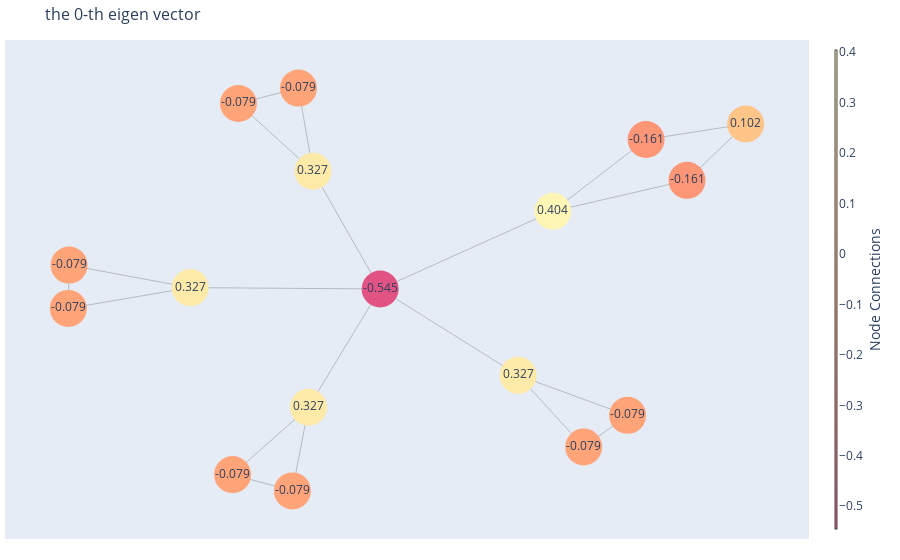
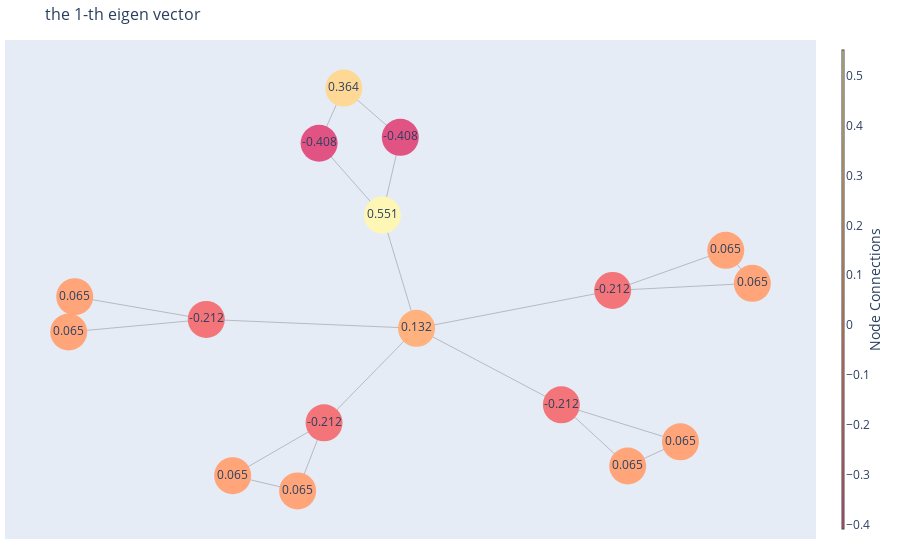
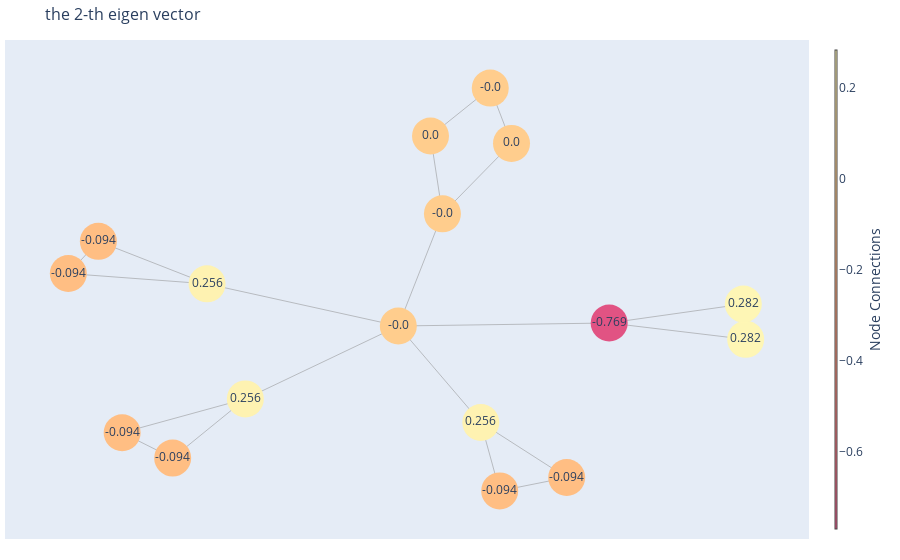
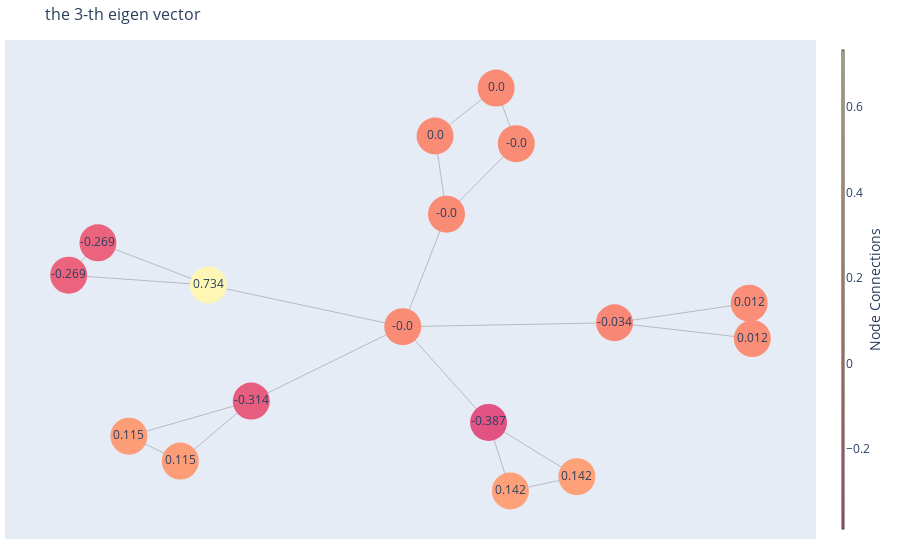

Write notebook code for charts like these, in order.
### Code cell
for i in range(center + 1):
     eiventor = U[:, i].tolist()
     label_values = [gg for gg in eiventor]

     draw_color(label_values, G, n_node = center, title= f'the {i}-th eigen vector')

### Figure 1 — Plotly figure (JSON) as saved in the notebook; plotly's stock layout.template omitted (floating-point values rounded to 4 significant figures)
{"data": [{"hoverinfo": "none", "line": {"color": "#888", "width": 0.5}, "mode": "lines", "type": "scatter", "x": [-0.2545, -0.4723, null, -0.2545, -0.3007, null, -0.2545, -0.04887, null, -0.4723, -0.3007, null, 0.3472, 0.6612, null, 0.3472, 0.5351, null, 0.3472, -0.04887, null, 0.6612, 0.5351, null, -0.5938, -0.9415, null, -0.5938, -0.9437, null, -0.5938, -0.04887, null, -0.9415, -0.9437, null, -0.2416, -0.4555, null, -0.2416, -0.2833, null, -0.2416, -0.04887, null, -0.4555, -0.2833, null, 0.4464, 0.7142, null, 0.4464, 0.8317, null, 0.4464, -0.04887, null, 0.7142, 1, null, 1, 0.8317, null], "y": [-0.5396, -0.8276, null, -0.5396, -0.8974, null, -0.5396, -0.03376, null, -0.8276, -0.8974, null, -0.4029, -0.5742, null, -0.4029, -0.7094, null, -0.4029, -0.03376, null, -0.5742, -0.7094, null, -0.02796, 0.06825, null, -0.02796, -0.1167, null, -0.02796, -0.03376, null, 0.06825, -0.1167, null, 0.4697, 0.7595, null, 0.4697, 0.8254, null, 0.4697, -0.03376, null, 0.7595, 0.8254, null, 0.2985, 0.6055, null, 0.2985, 0.4308, null, 0.2985, -0.03376, null, 0.6055, 0.6719, null, 0.6719, 0.4308, null]}, {"hoverinfo": "text", "marker": {"color": [0.327, -0.079, -0.079, 0.327, -0.079, -0.079, 0.327, -0.079, -0.079, 0.327, -0.079, -0.079, 0.404, -0.161, 0.102, -0.161, -0.545], "colorbar": {"thickness": 1, "title": {"side": "right", "text": "Node Connections"}, "xanchor": "left"}, "colorscale": [[0, "rgb(254, 246, 181)"], [0.1667, "rgb(255, 221, 154)"], [0.3333, "rgb(255, 194, 133)"], [0.5, "rgb(255, 166, 121)"], [0.6667, "rgb(250, 138, 118)"], [0.8333, "rgb(241, 109, 122)"], [1, "rgb(225, 83, 131)"]], "line": {"width": 0}, "reversescale": true, "showscale": true, "size": 37}, "mode": "markers+text", "text": ["0.327", "-0.079", "-0.079", "0.327", "-0.079", "-0.079", "0.327", "-0.079", "-0.079", "0.327", "-0.079", "-0.079", "0.404", "-0.161", "0.102", "-0.161", "-0.545"], "type": "scatter", "x": [-0.2545, -0.4723, -0.3007, 0.3472, 0.6612, 0.5351, -0.5938, -0.9415, -0.9437, -0.2416, -0.4555, -0.2833, 0.4464, 0.7142, 1, 0.8317, -0.04887], "y": [-0.5396, -0.8276, -0.8974, -0.4029, -0.5742, -0.7094, -0.02796, 0.06825, -0.1167, 0.4697, 0.7595, 0.8254, 0.2985, 0.6055, 0.6719, 0.4308, -0.03376]}], "layout": {"annotations": [{"showarrow": false, "text": "", "xref": "paper", "yref": "paper"}], "hovermode": "closest", "margin": {"b": 21, "l": 5, "r": 5, "t": 40}, "showlegend": false, "title": {"font": {"size": 16}, "text": "the 0-th eigen vector"}, "xaxis": {"mirror": true, "showgrid": false, "showticklabels": false, "zeroline": false}, "yaxis": {"mirror": true, "showgrid": false, "showticklabels": false, "zeroline": false}}}

### Figure 2 — Plotly figure (JSON) as saved in the notebook; plotly's stock layout.template omitted (floating-point values rounded to 4 significant figures)
{"data": [{"hoverinfo": "none", "line": {"color": "#888", "width": 0.5}, "mode": "lines", "type": "scatter", "x": [-0.1919, -0.3886, null, -0.1919, -0.2488, null, -0.1919, 0.006946, null, -0.3886, -0.2488, null, 0.3184, 0.4611, null, 0.3184, 0.5744, null, 0.3184, 0.006946, null, 0.4611, 0.5744, null, -0.4453, -0.7412, null, -0.4453, -0.7282, null, -0.4453, 0.006946, null, -0.7412, -0.7282, null, 0.4287, 0.672, null, 0.4287, 0.7291, null, 0.4287, 0.006946, null, 0.672, 0.7291, null, -0.06652, -0.2026, null, -0.06652, -0.028, null, -0.06652, 0.006946, null, -0.2026, -0.1495, null, -0.1495, -0.028, null], "y": [-0.4634, -0.6942, null, -0.4634, -0.761, null, -0.4634, -0.05008, null, -0.6942, -0.761, null, -0.3846, -0.6519, null, -0.3846, -0.5464, null, -0.3846, -0.05008, null, -0.6519, -0.5464, null, -0.01107, -0.06631, null, -0.01107, 0.08822, null, -0.01107, -0.05008, null, -0.06631, 0.08822, null, 0.1153, 0.2908, null, 0.1153, 0.1465, null, 0.1153, -0.05008, null, 0.2908, 0.1465, null, 0.4446, 0.7588, null, 0.4446, 0.7846, null, 0.4446, -0.05008, null, 0.7588, 1, null, 1, 0.7846, null]}, {"hoverinfo": "text", "marker": {"color": [-0.212, 0.065, 0.065, -0.212, 0.065, 0.065, -0.212, 0.065, 0.065, -0.212, 0.065, 0.065, 0.551, -0.408, 0.364, -0.408, 0.132], "colorbar": {"thickness": 1, "title": {"side": "right", "text": "Node Connections"}, "xanchor": "left"}, "colorscale": [[0, "rgb(254, 246, 181)"], [0.1667, "rgb(255, 221, 154)"], [0.3333, "rgb(255, 194, 133)"], [0.5, "rgb(255, 166, 121)"], [0.6667, "rgb(250, 138, 118)"], [0.8333, "rgb(241, 109, 122)"], [1, "rgb(225, 83, 131)"]], "line": {"width": 0}, "reversescale": true, "showscale": true, "size": 37}, "mode": "markers+text", "text": ["-0.212", "0.065", "0.065", "-0.212", "0.065", "0.065", "-0.212", "0.065", "0.065", "-0.212", "0.065", "0.065", "0.551", "-0.408", "0.364", "-0.408", "0.132"], "type": "scatter", "x": [-0.1919, -0.3886, -0.2488, 0.3184, 0.4611, 0.5744, -0.4453, -0.7412, -0.7282, 0.4287, 0.672, 0.7291, -0.06652, -0.2026, -0.1495, -0.028, 0.006946], "y": [-0.4634, -0.6942, -0.761, -0.3846, -0.6519, -0.5464, -0.01107, -0.06631, 0.08822, 0.1153, 0.2908, 0.1465, 0.4446, 0.7588, 1, 0.7846, -0.05008]}], "layout": {"annotations": [{"showarrow": false, "text": "", "xref": "paper", "yref": "paper"}], "hovermode": "closest", "margin": {"b": 21, "l": 5, "r": 5, "t": 40}, "showlegend": false, "title": {"font": {"size": 16}, "text": "the 1-th eigen vector"}, "xaxis": {"mirror": true, "showgrid": false, "showticklabels": false, "zeroline": false}, "yaxis": {"mirror": true, "showgrid": false, "showticklabels": false, "zeroline": false}}}

### Figure 3 — Plotly figure (JSON) as saved in the notebook; plotly's stock layout.template omitted (floating-point values rounded to 4 significant figures)
{"data": [{"hoverinfo": "none", "line": {"color": "#888", "width": 0.5}, "mode": "lines", "type": "scatter", "x": [0.4465, 0.7406, null, 0.4465, 0.7355, null, 0.4465, -0.007695, null, 0.7406, 0.7355, null, -0.3373, -0.6026, null, -0.3373, -0.4938, null, -0.3373, -0.007695, null, -0.6026, -0.4938, null, -0.4197, -0.6538, null, -0.4197, -0.7186, null, -0.4197, -0.007695, null, -0.6538, -0.7186, null, 0.17, 0.355, null, 0.17, 0.2107, null, 0.17, -0.007695, null, 0.355, 0.2107, null, 0.0873, 0.2361, null, 0.0873, 0.0616, null, 0.0873, -0.007695, null, 0.2361, 0.1903, null, 0.1903, 0.0616, null], "y": [-0.03578, -0.1077, null, -0.03578, 0.0478, null, -0.03578, -0.04906, null, -0.1077, 0.0478, null, -0.3704, -0.5196, null, -0.3704, -0.6312, null, -0.3704, -0.04906, null, -0.5196, -0.6312, null, 0.1368, 0.3242, null, 0.1368, 0.1823, null, 0.1368, -0.04906, null, 0.3242, 0.1823, null, -0.4744, -0.7171, null, -0.4744, -0.7762, null, -0.4744, -0.04906, null, -0.7171, -0.7762, null, 0.4455, 0.7561, null, 0.4455, 0.7886, null, 0.4455, -0.04906, null, 0.7561, 1, null, 1, 0.7886, null]}, {"hoverinfo": "text", "marker": {"color": [-0.769, 0.282, 0.282, 0.256, -0.094, -0.094, 0.256, -0.094, -0.094, 0.256, -0.094, -0.094, 0, 0, 0, 0, 0], "colorbar": {"thickness": 1, "title": {"side": "right", "text": "Node Connections"}, "xanchor": "left"}, "colorscale": [[0, "rgb(254, 246, 181)"], [0.1667, "rgb(255, 221, 154)"], [0.3333, "rgb(255, 194, 133)"], [0.5, "rgb(255, 166, 121)"], [0.6667, "rgb(250, 138, 118)"], [0.8333, "rgb(241, 109, 122)"], [1, "rgb(225, 83, 131)"]], "line": {"width": 0}, "reversescale": true, "showscale": true, "size": 37}, "mode": "markers+text", "text": ["-0.769", "0.282", "0.282", "0.256", "-0.094", "-0.094", "0.256", "-0.094", "-0.094", "0.256", "-0.094", "-0.094", "-0.0", "0.0", "-0.0", "0.0", "-0.0"], "type": "scatter", "x": [0.4465, 0.7406, 0.7355, -0.3373, -0.6026, -0.4938, -0.4197, -0.6538, -0.7186, 0.17, 0.355, 0.2107, 0.0873, 0.2361, 0.1903, 0.0616, -0.007695], "y": [-0.03578, -0.1077, 0.0478, -0.3704, -0.5196, -0.6312, 0.1368, 0.3242, 0.1823, -0.4744, -0.7171, -0.7762, 0.4455, 0.7561, 1, 0.7886, -0.04906]}], "layout": {"annotations": [{"showarrow": false, "text": "", "xref": "paper", "yref": "paper"}], "hovermode": "closest", "margin": {"b": 21, "l": 5, "r": 5, "t": 40}, "showlegend": false, "title": {"font": {"size": 16}, "text": "the 2-th eigen vector"}, "xaxis": {"mirror": true, "showgrid": false, "showticklabels": false, "zeroline": false}, "yaxis": {"mirror": true, "showgrid": false, "showticklabels": false, "zeroline": false}}}

### Figure 4 — Plotly figure (JSON) as saved in the notebook; plotly's stock layout.template omitted (floating-point values rounded to 4 significant figures)
{"data": [{"hoverinfo": "none", "line": {"color": "#888", "width": 0.5}, "mode": "lines", "type": "scatter", "x": [0.4447, 0.7404, null, 0.4447, 0.7336, null, 0.4447, -0.009796, null, 0.7404, 0.7336, null, -0.4269, -0.7266, null, -0.4269, -0.6639, null, -0.4269, -0.009796, null, -0.7266, -0.6639, null, -0.3348, -0.5974, null, -0.3348, -0.4871, null, -0.3348, -0.009796, null, -0.5974, -0.4871, null, 0.1744, 0.364, null, 0.1744, 0.2212, null, 0.1744, -0.009796, null, 0.364, 0.2212, null, 0.08421, 0.0596, null, 0.08421, 0.2339, null, 0.08421, -0.009796, null, 0.0596, 0.1906, null, 0.1906, 0.2339, null], "y": [-0.03162, -0.101, null, -0.03162, 0.05449, null, -0.03162, -0.04885, null, -0.101, 0.05449, null, 0.1341, 0.1775, null, 0.1341, 0.3198, null, 0.1341, -0.04885, null, 0.1775, 0.3198, null, -0.376, -0.5303, null, -0.376, -0.6398, null, -0.376, -0.04885, null, -0.5303, -0.6398, null, -0.4699, -0.7083, null, -0.4699, -0.7709, null, -0.4699, -0.04885, null, -0.7083, -0.7709, null, 0.4458, 0.7892, null, 0.4458, 0.7558, null, 0.4458, -0.04885, null, 0.7892, 1.0, null, 1.0, 0.7558, null]}, {"hoverinfo": "text", "marker": {"color": [-0.034, 0.012, 0.012, 0.734, -0.269, -0.269, -0.314, 0.115, 0.115, -0.387, 0.142, 0.142, 0, 0, 0, 0, 0], "colorbar": {"thickness": 1, "title": {"side": "right", "text": "Node Connections"}, "xanchor": "left"}, "colorscale": [[0, "rgb(254, 246, 181)"], [0.1667, "rgb(255, 221, 154)"], [0.3333, "rgb(255, 194, 133)"], [0.5, "rgb(255, 166, 121)"], [0.6667, "rgb(250, 138, 118)"], [0.8333, "rgb(241, 109, 122)"], [1, "rgb(225, 83, 131)"]], "line": {"width": 0}, "reversescale": true, "showscale": true, "size": 37}, "mode": "markers+text", "text": ["-0.034", "0.012", "0.012", "0.734", "-0.269", "-0.269", "-0.314", "0.115", "0.115", "-0.387", "0.142", "0.142", "-0.0", "0.0", "0.0", "-0.0", "-0.0"], "type": "scatter", "x": [0.4447, 0.7404, 0.7336, -0.4269, -0.7266, -0.6639, -0.3348, -0.5974, -0.4871, 0.1744, 0.364, 0.2212, 0.08421, 0.0596, 0.1906, 0.2339, -0.009796], "y": [-0.03162, -0.101, 0.05449, 0.1341, 0.1775, 0.3198, -0.376, -0.5303, -0.6398, -0.4699, -0.7083, -0.7709, 0.4458, 0.7892, 1.0, 0.7558, -0.04885]}], "layout": {"annotations": [{"showarrow": false, "text": "", "xref": "paper", "yref": "paper"}], "hovermode": "closest", "margin": {"b": 21, "l": 5, "r": 5, "t": 40}, "showlegend": false, "title": {"font": {"size": 16}, "text": "the 3-th eigen vector"}, "xaxis": {"mirror": true, "showgrid": false, "showticklabels": false, "zeroline": false}, "yaxis": {"mirror": true, "showgrid": false, "showticklabels": false, "zeroline": false}}}
